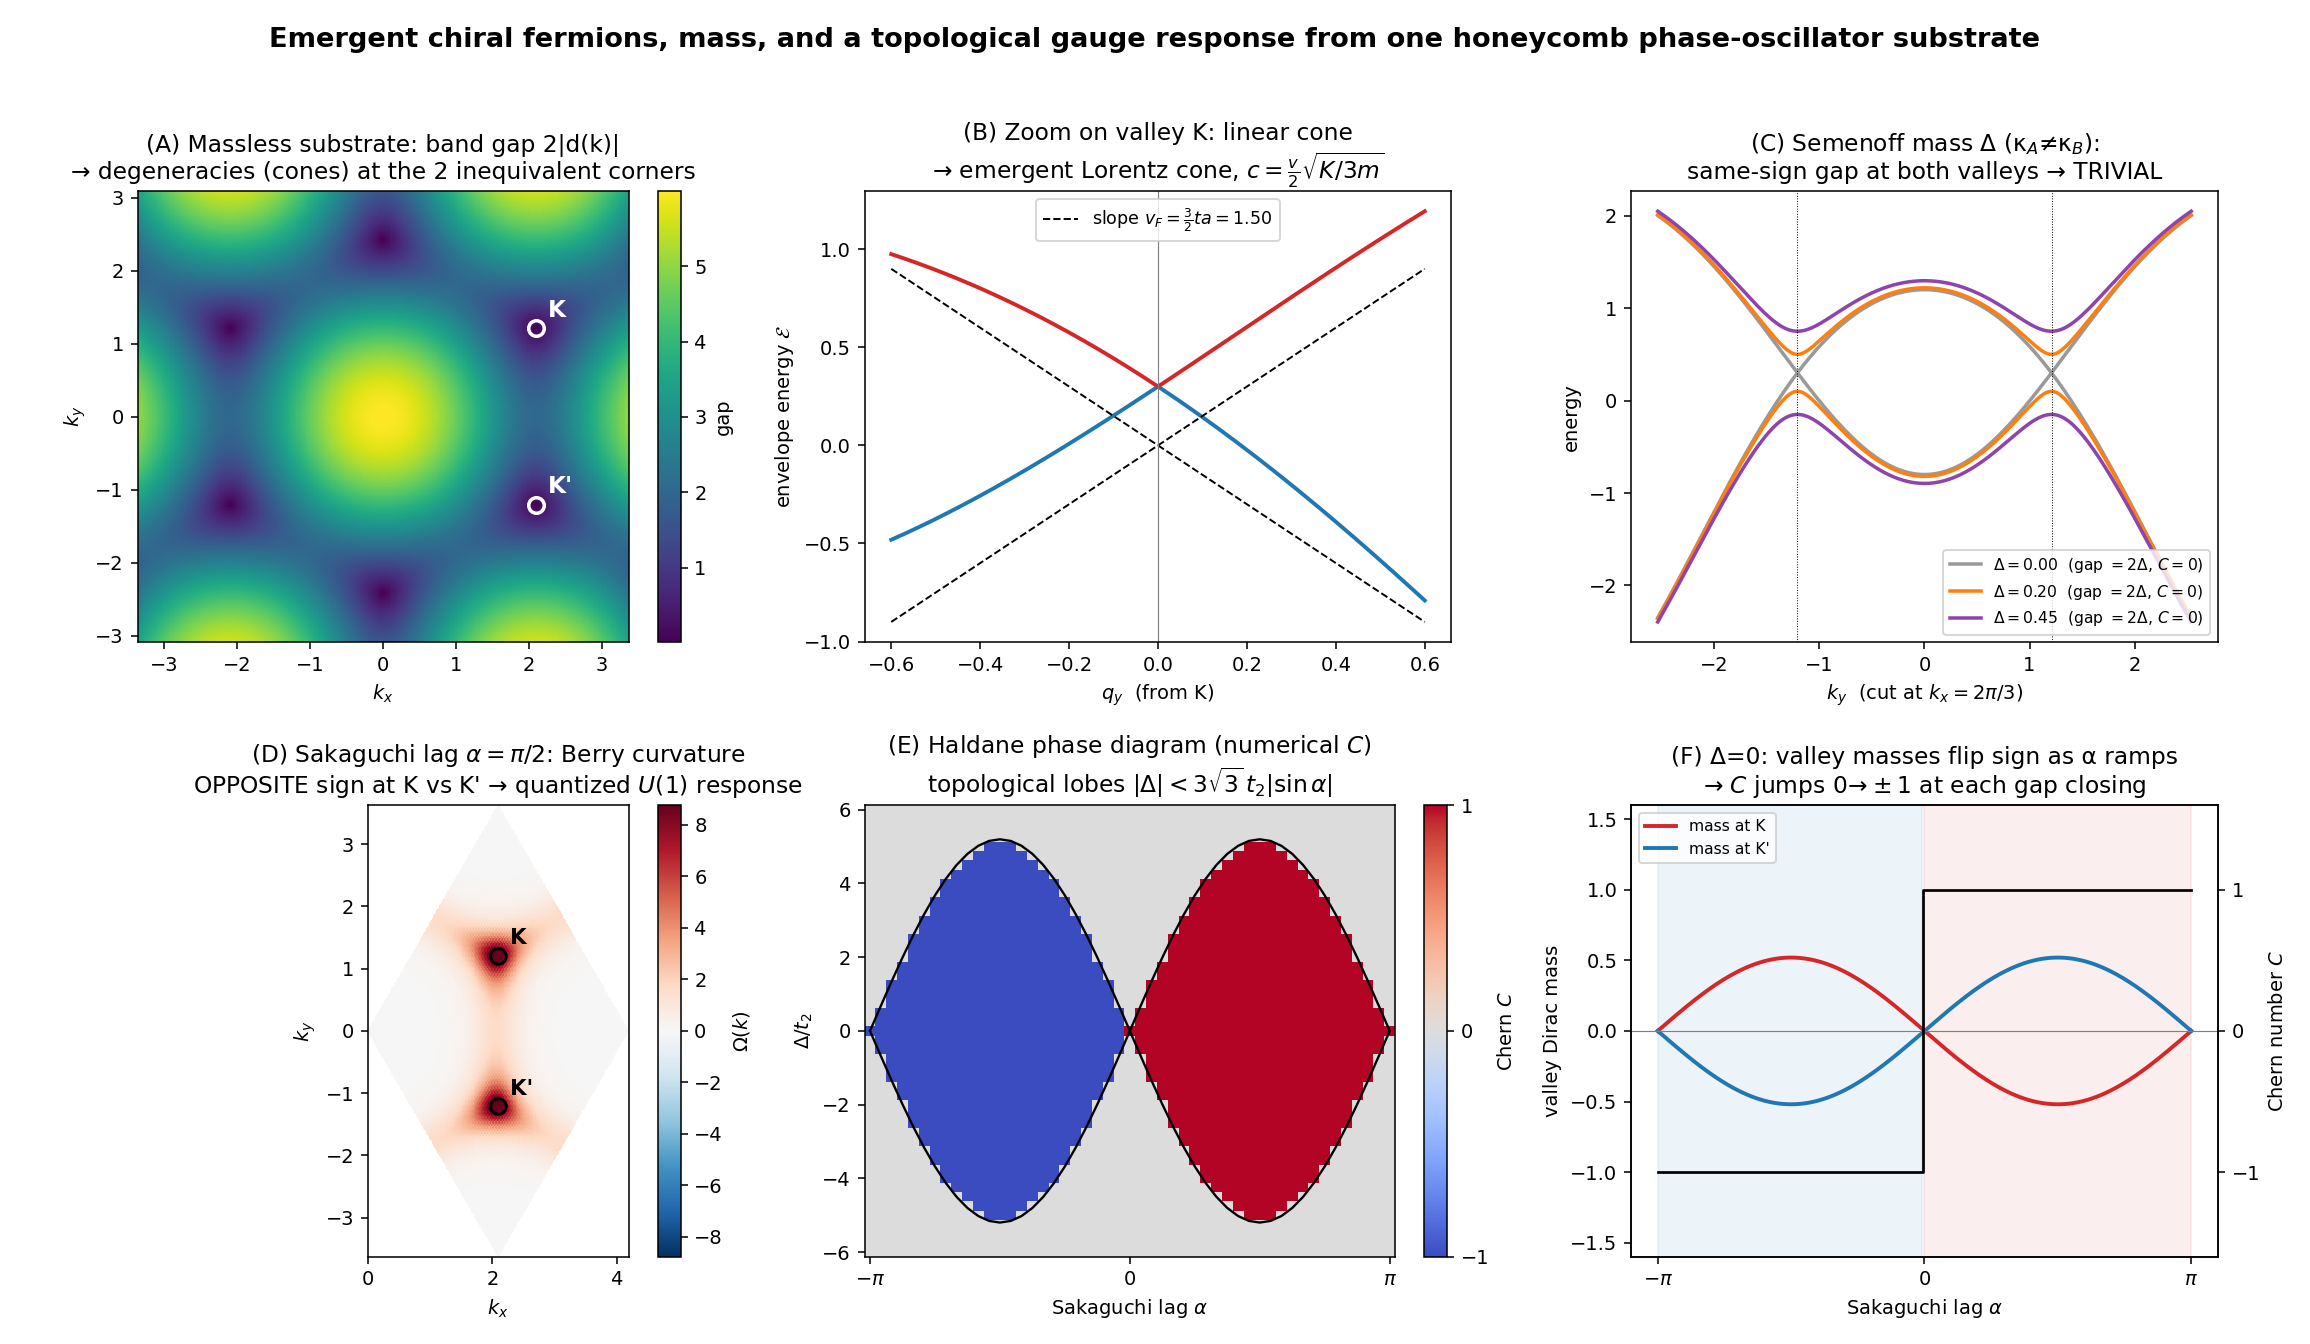

Source code (Python):
"""
honeycomb_emergence.py — Emergent chiral fermions, mass, and a topological
gauge response from a single phase-oscillator substrate
==========================================================================

CENTRAL CLAIM (the "field multiplicity from substrate dynamics" sketch):
─────────────────────────────────────────────────────────────────────────
Put ONE phase oscillator on every site of a honeycomb lattice (two
sublattices A, B) with inertial Kuramoto / Josephson-array dynamics

    m θ̈_i + γ θ̇_i = ω_i − K Σ_j sin(θ_i − θ_j + α_ij) − κ_i sin(θ_i).

Linearize the fluctuations about the synchronized background. The envelope
of the phase-fluctuation field obeys, near the two Brillouin-zone corners
K and K', the (2+1)D Weyl equation

    i ∂_t χ = c σ·p̂ χ,     c = (v/2)√(K/3m),

with NO chirality put in by hand. The two BZ corners wind oppositely → they
ARE the two chiralities (L, R). This script DERIVES and VISUALIZES that, plus
the two ways to give the emergent fermion a mass and the topological gauge
response that one of them generates.

SUBSTRATE  ⟷  EMERGENT (graphene/Haldane) DICTIONARY:
─────────────────────────────────────────────────────────────────────────
    Kuramoto coupling          K        ⟷   nearest-neighbour hopping   t
    sublattice pinning split   κ_A−κ_B  ⟷   Semenoff mass               2Δ
    Sakaguchi phase-lag        α        ⟷   Haldane flux phase          φ
    next-nearest sync          —        ⟷   NNN hopping                 t₂
    inertia / coupling         m, K     ⟷   emergent light-speed        c

WHAT EACH MASS MEANS:
─────────────────────────────────────────────────────────────────────────
  • Semenoff  (Δ ≠ 0, φ = 0): sublattice A/B pinning asymmetry. Opens the
    SAME-sign gap at both valleys → a TRIVIAL insulator (Chern C = 0). This
    is the parity-type Dirac mass m ψ̄ψ of the 2+1D toy.
  • Haldane   (φ ≠ 0): the Sakaguchi phase-lag IS a magnetic flux (a complex
    Peierls hopping te^{iα}). Arranged with zero net flux per cell but broken
    time-reversal, it opens OPPOSITE-sign gaps at K and K' → a Chern insulator
    (C = ±1) with a quantized Hall response = emergent U(1) gauge response.

The Berry curvature / Chern number are properties of the Bloch eigenVECTORS,
so they are identical whether the carrier dynamics is first- or second-order
in time — the topology does not care about the ω-vs-ω² dispersion mapping.

HONEST SCOPE (stated in PAPER terms, not hidden):
─────────────────────────────────────────────────────────────────────────
  (1) This produces the Dirac EQUATION, spinor, chirality, mass and gauge
      coupling as a CLASSICAL/bosonic field theory. Fermionic STATISTICS
      (Pauli) needs one more ingredient — flux attachment using exactly the
      Berry curvature generated here, or a soliton+Wess–Zumino construction.
  (2) Strict 2+1D has no γ⁵ chirality; the clean L↔R Dirac mass of 3+1D maps
      here onto an inter-valley (K↔K') coupling. The honeycomb is the 2D
      pedagogical shadow of a 3D Weyl-semimetal lattice, which is the real
      target. See the chat derivation / REVISION_OUTLINE.

Run:  MPLBACKEND=Agg python code/honeycomb_emergence.py
Deps: numpy, matplotlib
"""

import numpy as np
import matplotlib

matplotlib.use("Agg")
import matplotlib.pyplot as plt

# ----------------------------------------------------------------------------
# Lattice geometry (nearest-neighbour distance a = 1)
# ----------------------------------------------------------------------------
SQ3 = np.sqrt(3.0)

# A→B nearest-neighbour vectors
DELTA = np.array([[1.0, 0.0],
                  [-0.5, SQ3 / 2],
                  [-0.5, -SQ3 / 2]])

# same-sublattice next-nearest-neighbour vectors (Σ b_i = 0)
BVEC = np.array([[0.0, SQ3],
                 [-1.5, -SQ3 / 2],
                 [1.5, -SQ3 / 2]])

# reciprocal primitive vectors (a_i · g_j = 2π δ_ij)
G1 = 2 * np.pi * np.array([1.0 / 3.0, -1.0 / SQ3])
G2 = 2 * np.pi * np.array([1.0 / 3.0, 1.0 / SQ3])

# Dirac points in reduced (k1,k2) coords -> Cartesian
K_PT = (1 / 3) * G1 + (2 / 3) * G2       # valley K   = (2π/3,  2π/3√3)
KP_PT = (2 / 3) * G1 + (1 / 3) * G2      # valley K'  = (2π/3, -2π/3√3)

T = 1.0          # nearest-neighbour Kuramoto coupling K  (sets the cone)
T2 = 0.10        # next-nearest sync strength  t₂
VF = 1.5 * T     # Dirac slope  v_F = 3 t a / 2  (emergent "speed of light")


# ----------------------------------------------------------------------------
# Bloch Hamiltonian  H(k) = ε(k) 1 + d(k)·σ   (sublattice pseudospin)
# ----------------------------------------------------------------------------
def d_vector(kx, ky, delta=0.0, phi=0.0):
    """Return (d_x, d_y, d_z) and the identity part ε for the Haldane model.

    delta = Semenoff mass Δ  (sublattice pinning asymmetry, κ_A−κ_B)/…
    phi   = Sakaguchi/Haldane flux α
    Works on scalars or broadcast arrays of kx, ky.
    """
    kx = np.asarray(kx)
    ky = np.asarray(ky)
    kdotd = kx[..., None] * DELTA[:, 0] + ky[..., None] * DELTA[:, 1]
    kdotb = kx[..., None] * BVEC[:, 0] + ky[..., None] * BVEC[:, 1]

    dx = -T * np.cos(kdotd).sum(-1)
    dy = T * np.sin(kdotd).sum(-1)
    dz = delta - 2 * T2 * np.sin(phi) * np.sin(kdotb).sum(-1)
    eps = -2 * T2 * np.cos(phi) * np.cos(kdotb).sum(-1)
    return dx, dy, dz, eps


def bands(kx, ky, delta=0.0, phi=0.0):
    dx, dy, dz, eps = d_vector(kx, ky, delta, phi)
    dnorm = np.sqrt(dx**2 + dy**2 + dz**2)
    return eps - dnorm, eps + dnorm     # lower, upper


def min_gap(delta=0.0, phi=0.0):
    """Smallest direct band gap (0 ⇒ gapless ⇒ Chern number undefined).

    In this model the gap only ever closes at the two Dirac points K, K'
    (the masses gap exactly there), so evaluate it there exactly rather than
    on an offset BZ grid that never lands on the corner.
    """
    gaps = []
    for P in (K_PT, KP_PT):
        dx, dy, dz, _ = d_vector(P[0], P[1], delta, phi)
        gaps.append(2 * np.sqrt(dx**2 + dy**2 + dz**2))
    return float(min(gaps))


# ----------------------------------------------------------------------------
# Chern number via Fukui–Hatsugai–Suzuki (gauge-invariant lattice method)
# ----------------------------------------------------------------------------
def chern_number(delta, phi, n=24):
    """Integer Chern number of the lower band over one BZ (reduced grid)."""
    s = (np.arange(n) + 0.5) / n
    k1, k2 = np.meshgrid(s, s, indexing="ij")
    kx = k1 * G1[0] + k2 * G2[0]
    ky = k1 * G1[1] + k2 * G2[1]

    dx, dy, dz, _ = d_vector(kx, ky, delta, phi)
    H = np.empty((n, n, 2, 2), dtype=complex)
    H[..., 0, 0] = dz
    H[..., 1, 1] = -dz
    H[..., 0, 1] = dx - 1j * dy
    H[..., 1, 0] = dx + 1j * dy
    _, vecs = np.linalg.eigh(H)
    u = vecs[..., :, 0]                 # lower-band eigenvector field

    def link(arr, axis):
        ov = np.sum(np.conj(arr) * np.roll(arr, -1, axis=axis), axis=-1)
        return ov / np.abs(ov)

    U1 = link(u, 0)
    U2 = link(u, 1)
    F = np.angle(U1 * np.roll(U2, -1, axis=0) /
                 (np.roll(U1, -1, axis=1) * U2))
    return int(np.rint(F.sum() / (2 * np.pi)))


def berry_curvature_field(delta, phi, n=80):
    """Berry-curvature density of the lower band over the BZ (for plotting)."""
    s = (np.arange(n) + 0.5) / n
    k1, k2 = np.meshgrid(s, s, indexing="ij")
    kx = k1 * G1[0] + k2 * G2[0]
    ky = k1 * G1[1] + k2 * G2[1]
    dx, dy, dz, _ = d_vector(kx, ky, delta, phi)
    H = np.empty((n, n, 2, 2), dtype=complex)
    H[..., 0, 0] = dz
    H[..., 1, 1] = -dz
    H[..., 0, 1] = dx - 1j * dy
    H[..., 1, 0] = dx + 1j * dy
    _, vecs = np.linalg.eigh(H)
    u = vecs[..., :, 0]

    def link(arr, axis):
        ov = np.sum(np.conj(arr) * np.roll(arr, -1, axis=axis), axis=-1)
        return ov / np.abs(ov)

    U1, U2 = link(u, 0), link(u, 1)
    F = np.angle(U1 * np.roll(U2, -1, axis=0) /
                 (np.roll(U1, -1, axis=1) * U2))
    return kx, ky, F * n * n / (2 * np.pi)     # density normalised per BZ area-ish


# ============================================================================
# FIGURE
# ============================================================================
def main():
    fig, ax = plt.subplots(2, 3, figsize=(16.5, 9.6))
    fig.suptitle("Emergent chiral fermions, mass, and a topological gauge "
                 "response from one honeycomb phase-oscillator substrate",
                 fontsize=14, fontweight="bold")

    # ---- Panel A: massless band gap over the BZ -> two Dirac cones ---------
    ng = 300
    kxr = np.linspace(-2 * np.pi / 3 * 1.6, 2 * np.pi / 3 * 1.6, ng)
    kyr = np.linspace(-np.pi / SQ3 * 1.7, np.pi / SQ3 * 1.7, ng)
    KX, KY = np.meshgrid(kxr, kyr)
    lo, hi = bands(KX, KY, delta=0.0, phi=0.0)
    gap = hi - lo
    a = ax[0, 0]
    pc = a.pcolormesh(KX, KY, gap, cmap="viridis", shading="auto")
    for P, lab in [(K_PT, "K"), (KP_PT, "K'")]:
        a.plot(*P, "o", ms=8, mfc="none", mec="w", mew=1.8)
        a.annotate(lab, P, color="w", fontsize=12, fontweight="bold",
                   xytext=(6, 6), textcoords="offset points")
    a.set_title("(A) Massless substrate: band gap 2|d(k)|\n"
                "→ degeneracies (cones) at the 2 inequivalent corners")
    a.set_xlabel("$k_x$"); a.set_ylabel("$k_y$")
    a.set_aspect("equal")
    fig.colorbar(pc, ax=a, fraction=0.046, label="gap")

    # ---- Panel B: cone zoom -> emergent linear dispersion / light-speed ----
    a = ax[0, 1]
    q = np.linspace(-0.6, 0.6, 400)
    ky_line = K_PT[1] + q
    kx_line = np.full_like(q, K_PT[0])
    lo, hi = bands(kx_line, ky_line, delta=0.0, phi=0.0)
    a.plot(q, lo, lw=2, color="#1f77b4")
    a.plot(q, hi, lw=2, color="#d62728")
    a.plot(q, VF * np.abs(q), "k--", lw=1, label=fr"slope $v_F=\frac{{3}}{{2}}ta={VF:.2f}$")
    a.plot(q, -VF * np.abs(q), "k--", lw=1)
    a.axvline(0, color="gray", lw=0.6)
    a.set_title("(B) Zoom on valley K: linear cone\n"
                "→ emergent Lorentz cone, $c=\\frac{v}{2}\\sqrt{K/3m}$")
    a.set_xlabel("$q_y$  (from K)"); a.set_ylabel("envelope energy $\\mathcal{E}$")
    a.legend(loc="upper center", fontsize=9)

    # ---- Panel C: Semenoff mass — sublattice pinning asymmetry opens gap ---
    a = ax[0, 2]
    ky_cut = np.linspace(-np.pi / SQ3 * 1.4, np.pi / SQ3 * 1.4, 600)
    kx_cut = np.full_like(ky_cut, 2 * np.pi / 3)   # vertical cut through K' and K
    for dval, col in [(0.0, "#999999"), (0.20, "#ff7f0e"), (0.45, "#8e44ad")]:
        lo, hi = bands(kx_cut, ky_cut, delta=dval, phi=0.0)
        a.plot(ky_cut, lo, color=col, lw=1.8)
        a.plot(ky_cut, hi, color=col, lw=1.8,
               label=fr"$\Delta={dval:.2f}$  (gap $=2\Delta$, $C=0$)")
    for yv, lab in [(K_PT[1], "K"), (KP_PT[1], "K'")]:
        a.axvline(yv, color="k", lw=0.5, ls=":")
        a.annotate(lab, (yv, 3.0), ha="center", fontsize=10)
    a.set_title("(C) Semenoff mass $\\Delta$ (κ$_A$≠κ$_B$):\n"
                "same-sign gap at both valleys → TRIVIAL")
    a.set_xlabel("$k_y$  (cut at $k_x=2\\pi/3$)"); a.set_ylabel("energy")
    a.legend(fontsize=8, loc="lower right")

    # ---- Panel D: Berry curvature in the topological phase ----------------
    a = ax[1, 0]
    kx_b, ky_b, Om = berry_curvature_field(delta=0.0, phi=np.pi / 2, n=90)
    vmax = np.percentile(np.abs(Om), 99.5)
    pc = a.pcolormesh(kx_b, ky_b, Om, cmap="RdBu_r",
                      vmin=-vmax, vmax=vmax, shading="auto")
    for P, lab in [(K_PT, "K"), (KP_PT, "K'")]:
        a.plot(*P, "o", ms=8, mfc="none", mec="k", mew=1.5)
        a.annotate(lab, P, fontsize=11, fontweight="bold",
                   xytext=(6, 6), textcoords="offset points")
    a.set_title("(D) Sakaguchi lag $\\alpha=\\pi/2$: Berry curvature\n"
                "OPPOSITE sign at K vs K' → quantized $U(1)$ response")
    a.set_xlabel("$k_x$"); a.set_ylabel("$k_y$")
    a.set_aspect("equal")
    fig.colorbar(pc, ax=a, fraction=0.046, label="$\\Omega(k)$")

    # ---- Panel E: Haldane phase diagram (numerical Chern number) ----------
    a = ax[1, 1]
    nphi, ndel = 49, 49
    phis = np.linspace(-np.pi, np.pi, nphi)
    dels = np.linspace(-6 * T2, 6 * T2, ndel)
    Cmap = np.zeros((ndel, nphi))
    for i, dv in enumerate(dels):
        for j, pv in enumerate(phis):
            Cmap[i, j] = chern_number(dv, pv, n=18)
    pc = a.pcolormesh(phis, dels / T2, Cmap, cmap="coolwarm",
                      vmin=-1, vmax=1, shading="auto")
    # analytic phase boundaries Δ = ± 3√3 t₂ sinφ
    a.plot(phis, 3 * SQ3 * np.sin(phis), "k-", lw=1.2)
    a.plot(phis, -3 * SQ3 * np.sin(phis), "k-", lw=1.2)
    a.set_title("(E) Haldane phase diagram (numerical $C$)\n"
                "topological lobes $|\\Delta|<3\\sqrt{3}\\,t_2|\\sin\\alpha|$")
    a.set_xlabel("Sakaguchi lag $\\alpha$"); a.set_ylabel("$\\Delta / t_2$")
    a.set_xticks([-np.pi, 0, np.pi]); a.set_xticklabels(["$-\\pi$", "0", "$\\pi$"])
    fig.colorbar(pc, ax=a, fraction=0.046, ticks=[-1, 0, 1], label="Chern $C$")

    # ---- Panel F: Chern number & valley masses vs the sync phase-lag ------
    a = ax[1, 2]
    phis2 = np.linspace(-np.pi, np.pi, 241)
    mK = np.array([d_vector(K_PT[0], K_PT[1], 0.0, p)[2] for p in phis2])
    mKp = np.array([d_vector(KP_PT[0], KP_PT[1], 0.0, p)[2] for p in phis2])
    Cs = np.array([chern_number(0.0, p, n=18) for p in phis2])
    a.plot(phis2, mK, color="#d62728", lw=2, label="mass at K")
    a.plot(phis2, mKp, color="#1f77b4", lw=2, label="mass at K'")
    a.axhline(0, color="gray", lw=0.6)
    a.fill_between(phis2, -2, 2, where=Cs > 0, color="#d62728", alpha=0.08)
    a.fill_between(phis2, -2, 2, where=Cs < 0, color="#1f77b4", alpha=0.08)
    a2 = a.twinx()
    a2.step(phis2, Cs, where="mid", color="k", lw=1.4, label="Chern $C$")
    a2.set_ylabel("Chern number $C$"); a2.set_ylim(-1.6, 1.6)
    a2.set_yticks([-1, 0, 1])
    a.set_ylim(-1.6, 1.6)
    a.set_title("(F) Δ=0: valley masses flip sign as α ramps\n"
                "→ $C$ jumps $0\\!\\to\\!\\pm1$ at each gap closing")
    a.set_xlabel("Sakaguchi lag $\\alpha$"); a.set_ylabel("valley Dirac mass")
    a.set_xticks([-np.pi, 0, np.pi]); a.set_xticklabels(["$-\\pi$", "0", "$\\pi$"])
    a.legend(loc="upper left", fontsize=8)

    fig.tight_layout(rect=[0, 0, 1, 0.96])
    out = "code/honeycomb_emergence.png"
    fig.savefig(out, dpi=140)
    print(f"[saved] {out}")

    # ------------------------------------------------------------------ stdout
    print("\n" + "=" * 70)
    print("EMERGENT FIELD CONTENT FROM ONE HONEYCOMB PHASE SUBSTRATE")
    print("=" * 70)
    f_at_K = np.abs(np.exp(1j * (K_PT @ DELTA.T)).sum())
    print(f"  |f(K)| at the Dirac point          : {f_at_K:.2e}  (≈0 → cone)")
    print(f"  emergent Dirac slope  v_F = 3ta/2   : {VF:.3f}")
    print(f"  → these set the emergent light-speed c = v_F-rescaled by inertia")
    print("-" * 70)
    print("  Mass mechanism            (Δ, α)        Chern C    phase")
    print("-" * 70)
    cases = [
        ("massless",            0.00, 0.00),
        ("Semenoff (sublatt.)", 0.30, 0.00),
        ("Haldane (sync-lag)",  0.00, np.pi / 2),
        ("Haldane −α",          0.00, -np.pi / 2),
        ("Δ dominates Haldane",  0.60, np.pi / 2),
    ]
    for name, dv, pv in cases:
        g = min_gap(dv, pv)
        if g < 1e-3:                       # gapless → Chern number undefined
            print(f"  {name:22s} ({dv:+.2f}, {pv:+.2f})    C = (n/a)  "
                  f"Dirac semimetal (gapless)")
            continue
        C = chern_number(dv, pv, n=24)
        phase = "Chern insulator" if C != 0 else "trivial insulator"
        print(f"  {name:22s} ({dv:+.2f}, {pv:+.2f})    C = {C:+d}    {phase}")
    print("-" * 70)
    print("  Semenoff Δ  → trivial gap (C=0) : parity-type Dirac mass mψ̄ψ")
    print("  Sakaguchi α → C=±1, sign(α)     : topological mass = emergent")
    print("                                    U(1) gauge response")
    print("  Crossover at |Δ| = 3√3 t₂|sinα| = "
          f"{3*SQ3*T2:.3f} at α=π/2")
    print("=" * 70)
    print("CAVEATS (honest): (1) statistics still bosonic — needs flux")
    print("attachment / WZ to become fermionic. (2) true L↔R chirality wants")
    print("the 3D Weyl-semimetal upgrade; valley here is the γ⁵ proxy.")


if __name__ == "__main__":
    main()
